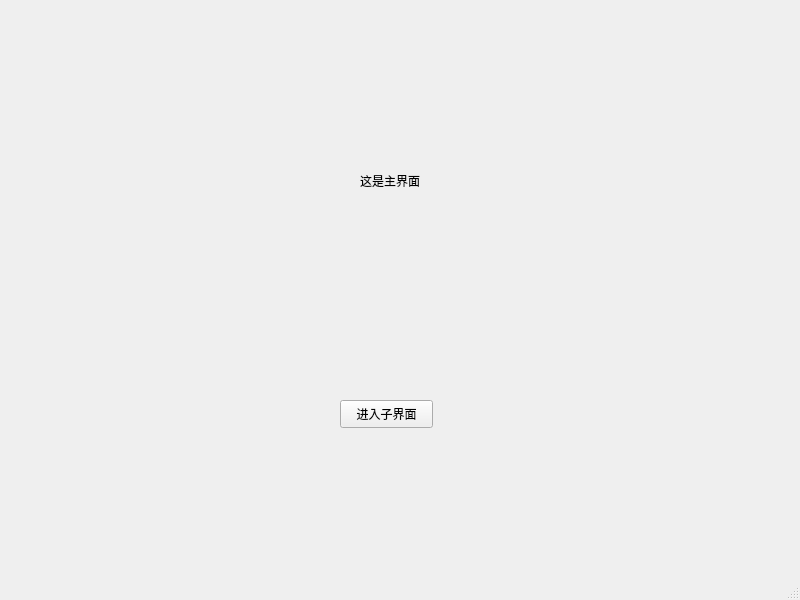
<?xml version="1.0" encoding="UTF-8"?>
<ui version="4.0">
 <class>MainWindow</class>
 <widget class="QMainWindow" name="MainWindow">
  <property name="geometry">
   <rect>
    <x>0</x>
    <y>0</y>
    <width>800</width>
    <height>600</height>
   </rect>
  </property>
  <property name="windowTitle">
   <string>MainWindow</string>
  </property>
  <widget class="QWidget" name="centralwidget">
   <widget class="QPushButton" name="showChildButton">
    <property name="geometry">
     <rect>
      <x>340</x>
      <y>400</y>
      <width>93</width>
      <height>28</height>
     </rect>
    </property>
    <property name="text">
     <string>进入子界面</string>
    </property>
   </widget>
   <widget class="QLabel" name="label">
    <property name="geometry">
     <rect>
      <x>360</x>
      <y>160</y>
      <width>151</width>
      <height>41</height>
     </rect>
    </property>
    <property name="text">
     <string>这是主界面</string>
    </property>
   </widget>
  </widget>
  <widget class="QMenuBar" name="menubar">
   <property name="geometry">
    <rect>
     <x>0</x>
     <y>0</y>
     <width>800</width>
     <height>25</height>
    </rect>
   </property>
  </widget>
  <widget class="QStatusBar" name="statusbar"/>
 </widget>
 <resources/>
 <connections/>
</ui>
